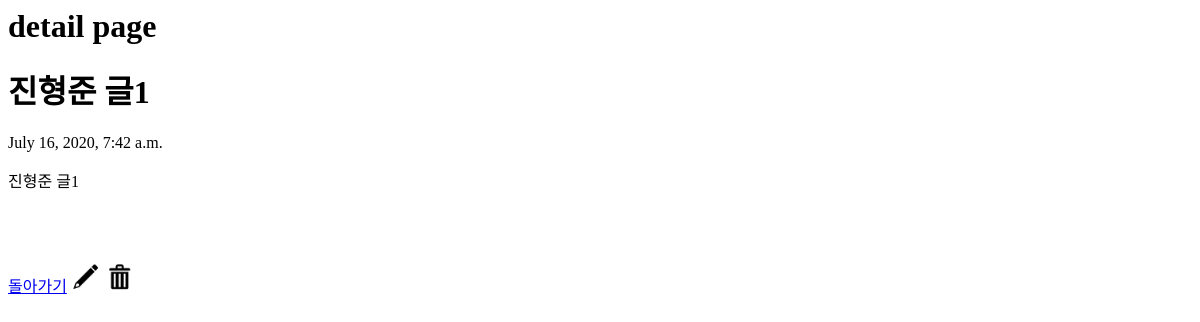
Page /detail/1 on the earlier database version.
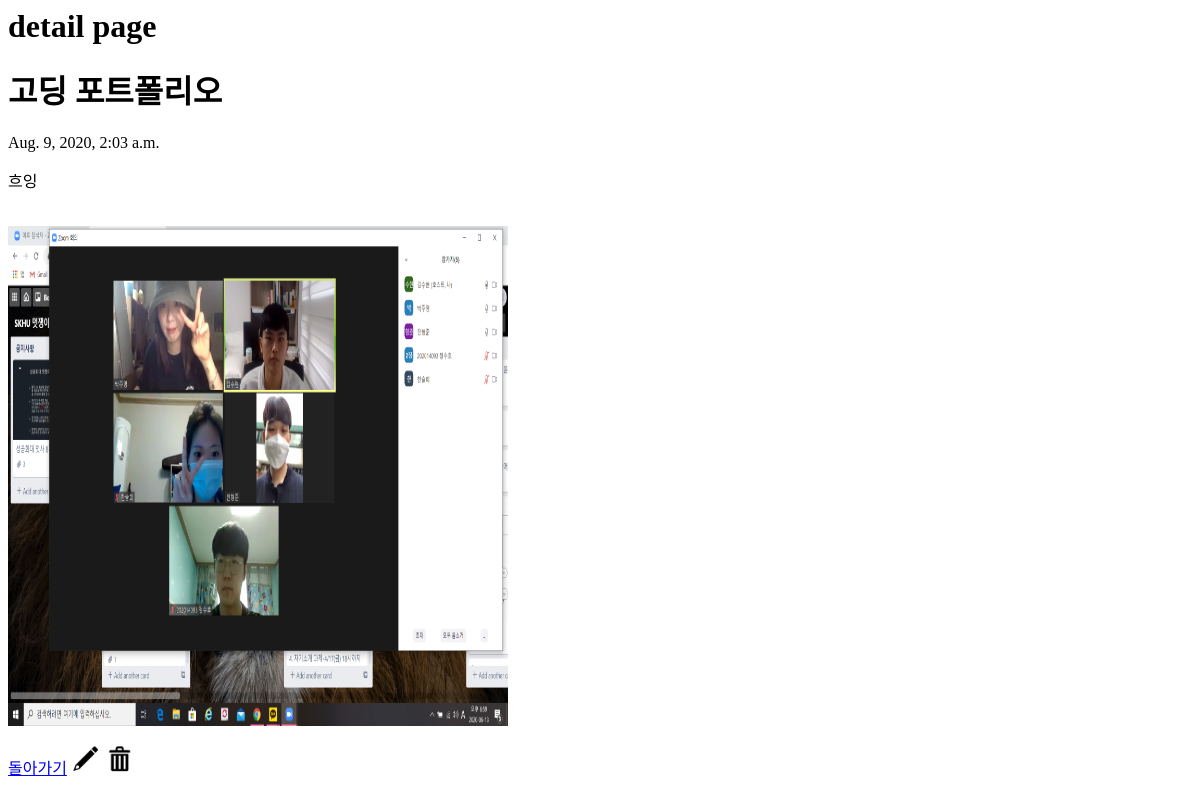
Same page on the later database version.
### poporiapp/models.py (models this page shows, shortened)
class Blog(models.Model):
    objects = models.Manager()
    title = models.CharField(max_length=200)
    pub_date = models.DateTimeField('date published')
    body = models.TextField()
    images = models.ImageField(blank=True, upload_to="images", null=True)

### poporiapp/views.py (the view)
# urls.py: path('detail/<int:blog_id>', views.detail, name='detail'),
def detail(request, blog_id):
    blog_detail = get_object_or_404(Blog, pk=blog_id)
    return render(request, 'poporiapp/detail.html', {'blog': blog_detail})

### poporiapp/templates/poporiapp/detail.html
<h1>detail page</h1>
<div class="container">
    <div class="card">
      <div class="card-body">
        <h1>{{ blog.title }}</h1>
        <p>{{ blog.pub_date }}</p>
        <p>{{ blog.body }}</p>
        <br>
        {% if blog.images %}
            <img src="{{ blog.images.url }}" width="500" height="500">
        {% endif %}
        <br>
        <br>
    <a href="{% url 'index' %}">돌아가기</a>
    <a href="{% url 'update' blog.id %}"><img src="/static/poporiapp/update.png" alt="수정" width="30"></a>
    <a onclick="return confirm('삭제할꺼니??')"href="{% url 'delete' blog.id %}"><img src="/static/poporiapp/delete.png" alt="삭제" width="30"></a>
</div>
</div>
</div>

Differences in the rows shown:
changed Blog: title "진형준 글1" → "고딩 포트폴리오"; pub_date "July 16, 2020, 7:42 a.m." → "Aug. 9, 2020, 2:03 a.m."; body "진형준 글1" → "흐잉"; images: picture added
